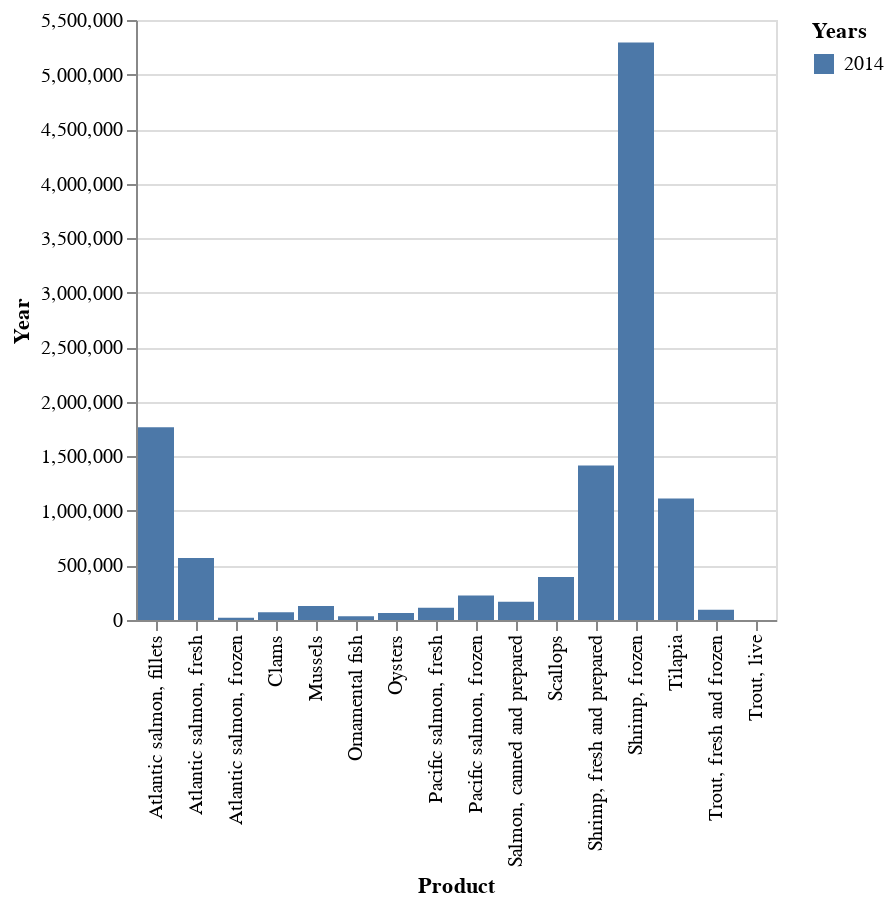

The notebook cell this image was saved under:
### Markdown cell above
Here we can get away with using a second transform (two don't always work), and we can use a filter transform to select only the year '2014' from the field we created 'Years'. Here's how that would look:

### Code cell
alt.Chart(fish).transform_fold(['2014','2015','2016','2017','2018'], as_=['Years','Year']
).mark_bar().encode(
    x=alt.X('Product:N'),
    y=alt.Y('Year:Q',stack=True),
    color='Years:N'
).transform_filter(
    alt.FieldEqualPredicate(field='Years', equal='2014')
)

### Figure 1 — Vega-Lite specification as saved in the notebook (floating-point values rounded to 4 significant figures)
{"config": {"view": {"continuousWidth": 300, "continuousHeight": 300}}, "data": {"name": "data-f541a6179af65bc43b7b60bcdd80dcb9"}, "mark": {"type": "bar"}, "encoding": {"color": {"field": "Years", "type": "nominal"}, "x": {"field": "Product", "type": "nominal"}, "y": {"field": "Year", "stack": true, "type": "quantitative"}}, "transform": [{"fold": ["2014", "2015", "2016", "2017", "2018"], "as": ["Years", "Year"]}, {"filter": {"equal": "2014", "field": "Years"}}], "$schema": "https://vega.github.io/schema/vega-lite/v5.8.0.json", "datasets": {"data-f541a6179af65bc43b7b60bcdd80dcb9": [{"Product": "Trout, fresh and frozen", "2014": 95010.0, "2015": 104800.0, "2016": 121000.0, "2017": 135200.0, "2018": 164700.0}, {"Product": "Atlantic salmon, fresh", "2014": 568900.0, "2015": 658800.0, "2016": 842600.0, "2017": 948900.0, "2018": 1036000.0}, {"Product": "Pacific salmon, fresh ", "2014": 111500.0, "2015": 69980.0, "2016": 80010.0, "2017": 70730.0, "2018": 90320.0}, {"Product": "Atlantic salmon, frozen", "2014": 21460.0, "2015": 16360.0, "2016": 24230.0, "2017": 22490.0, "2018": 20200.0}, {"Product": "Pacific salmon, frozen ", "2014": 224300.0, "2015": 239000.0, "2016": 246200.0, "2017": 302300.0, "2018": 360700.0}, {"Product": "Atlantic salmon, fillets", "2014": 1767000.0, "2015": 1503000.0, "2016": 1795000.0, "2017": 2160000.0, "2018": 2369000.0}, {"Product": "Salmon, canned and prepared ", "2014": 167800.0, "2015": 175400.0, "2016": 166500.0, "2017": 195400.0, "2018": 198000.0}, {"Product": "Tilapia ", "2014": 1114000.0, "2015": 980700.0, "2016": 754800.0, "2017": 674500.0, "2018": 686900.0}, {"Product": "Shrimp, frozen", "2014": 5293000.0, "2015": 4151000.0, "2016": 4458000.0, "2017": 5064000.0, "2018": 4728000.0}, {"Product": "Shrimp, fresh and prepared ", "2014": 1415000.0, "2015": 1284000.0, "2016": 1246000.0, "2017": 1480000.0, "2018": 1509000.0}, {"Product": "Oysters ", "2014": 64190.0, "2015": 72020.0, "2016": 74460.0, "2017": 77820.0, "2018": 87710.0}, {"Product": "Mussels ", "2014": 128400.0, "2015": 114300.0, "2016": 119900.0, "2017": 121800.0, "2018": 102700.0}, {"Product": "Clams ", "2014": 71340.0, "2015": 71410.0, "2016": 73060.0, "2017": 72420.0, "2018": 79220.0}, {"Product": "Scallops ", "2014": 394400.0, "2015": 350200.0, "2016": 328500.0, "2017": 264500.0, "2018": 243600.0}, {"Product": "Trout, live", "2014": 800.3, "2015": 1054.0, "2016": 1082.0, "2017": 1152.0, "2018": 1635.0}, {"Product": "Ornamental fish", "2014": 33730.0, "2015": 33780.0, "2016": 38790.0, "2017": 40050.0, "2018": 45250.0}]}}
